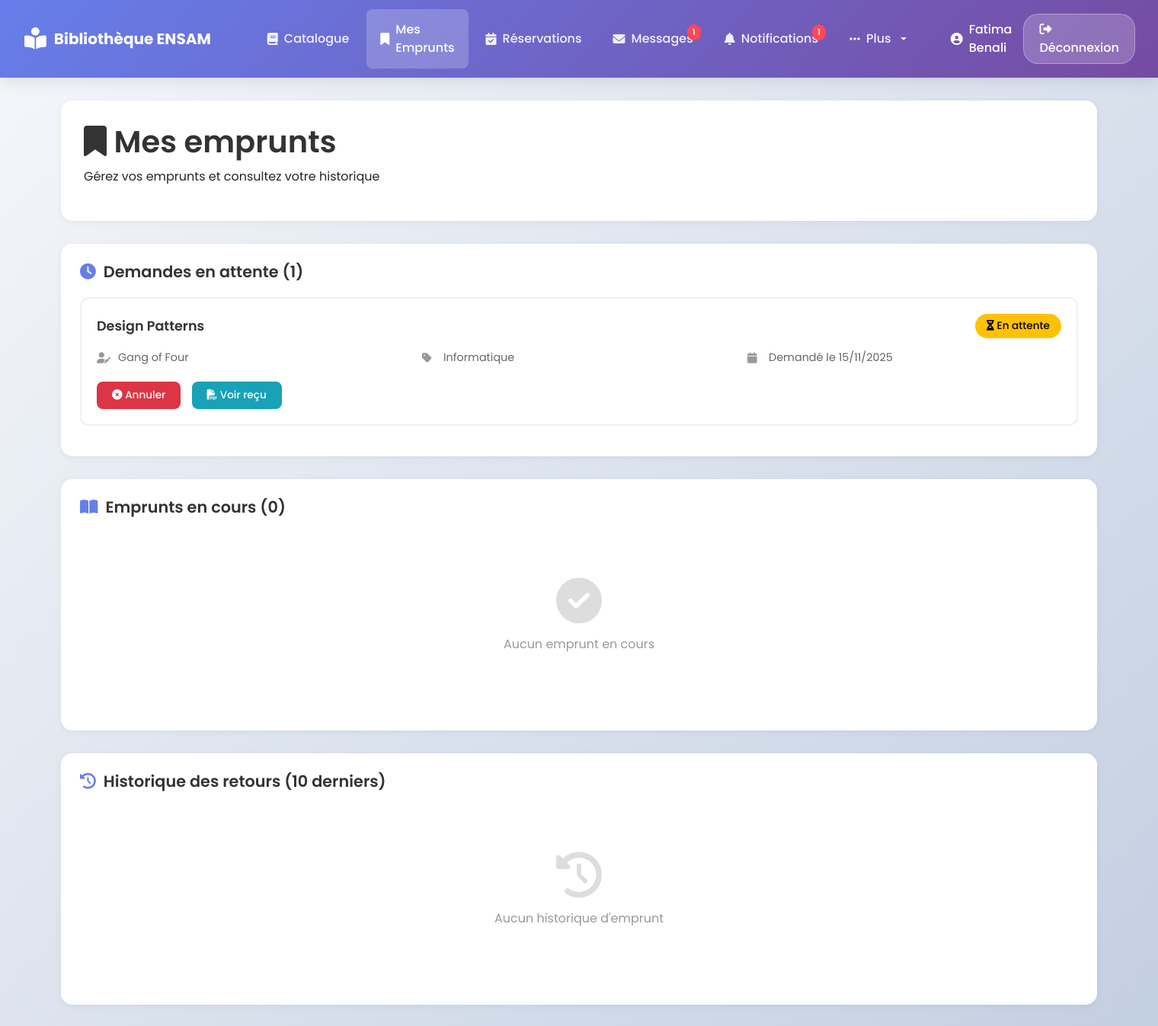
/views/etudiant/mes-emprunts.php (signed in), run on the app's committed database.
### tables this page shows
CREATE TABLE demande_emprunt (
  id_demande INT AUTO_INCREMENT PRIMARY KEY,
  id_etudiant INT NOT NULL,
  id_livre INT NOT NULL,
  date_demande DATETIME DEFAULT CURRENT_TIMESTAMP,
  statut ENUM('en_attente','refusee','validee') DEFAULT 'en_attente',
  FOREIGN KEY (id_etudiant) REFERENCES etudiant(id_etudiant) ON DELETE CASCADE,
  FOREIGN KEY (id_livre) REFERENCES livre(id_livre) ON DELETE CASCADE
);

CREATE TABLE livre (
  id_livre INT AUTO_INCREMENT PRIMARY KEY,
  isbn VARCHAR(20) UNIQUE,
  titre VARCHAR(255) NOT NULL,
  auteur VARCHAR(255),
  annee_publication YEAR,
  description TEXT,
  image_couverture VARCHAR(500),
  nombre_exemplaires INT NOT NULL DEFAULT 1,
  nombre_disponibles INT NOT NULL DEFAULT 1,
  livre_ds_bib INT NOT NULL DEFAULT 0,
  id_categorie INT,
  FOREIGN KEY (id_categorie) REFERENCES categorie(id_categorie) ON DELETE SET NULL
);

CREATE TABLE categorie (
  id_categorie INT AUTO_INCREMENT PRIMARY KEY,
  nom VARCHAR(100) NOT NULL UNIQUE
);

### views/etudiant/mes-emprunts.php (the view, shortened to what this page needs)
<?php
require_once '../../config/config.php';
$id_etudiant = $_SESSION['user_id'];
require_once '../../views/etudiant/nav-etudiant.php';
$stmt = $pdo->prepare("
    SELECT de.*, l.titre, l.auteur, l.image_couverture, c.nom as categorie_nom
    FROM demande_emprunt de
    JOIN livre l ON de.id_livre = l.id_livre
    LEFT JOIN categorie c ON l.id_categorie = c.id_categorie
    WHERE de.id_etudiant = ?
    AND de.statut = 'en_attente'
    ORDER BY de.date_demande DESC
");
$stmt->execute([$id_etudiant]);
$demandes_attente = $stmt->fetchAll();
$stmt = $pdo->prepare("
    SELECT e.*, l.titre, l.auteur, l.image_couverture, c.nom as categorie_nom,
           DATEDIFF(e.date_retour_prevue, CURDATE()) as jours_restants
    FROM emprunt e
    JOIN livre l ON e.id_livre = l.id_livre
    LEFT JOIN categorie c ON l.id_categorie = c.id_categorie
    WHERE e.id_etudiant = ?
    AND e.statut IN ('en_cours', 'en_retard')
    ORDER BY e.date_retour_prevue ASC
");
$stmt->execute([$id_etudiant]);
$emprunts_cours = $stmt->fetchAll();
$stmt = $pdo->prepare("
    SELECT e.*, l.titre, l.auteur, c.nom as categorie_nom
    FROM emprunt e
    JOIN livre l ON e.id_livre = l.id_livre
    LEFT JOIN categorie c ON l.id_categorie = c.id_categorie
    WHERE e.id_etudiant = ?
    AND e.statut = 'retourne'
    ORDER BY e.date_retour_effective DESC
    LIMIT 10
");
$stmt->execute([$id_etudiant]);
$historique = $stmt->fetchAll();
?>
<!DOCTYPE html>
<html lang="fr">
<head>
    <link href="https://cdn.jsdelivr.net/npm/bootstrap@5.3.0/dist/css/bootstrap.min.css" rel="stylesheet">
    <link rel="stylesheet" href="https://cdnjs.cloudflare.com/ajax/libs/font-awesome/6.4.0/css/all.min.css">
    <link rel="stylesheet" href="../../assets/css/etudiant/mes-emprunts.css">
</head>
<body>
    <div class="main-container">
        <div class="page-header">
            <h1><i class="fas fa-bookmark"></i> Mes emprunts</h1>
            <p>Gérez vos emprunts et consultez votre historique</p>
        </div>
        <div class="section-card">
            <h2 class="section-title">
                <i class="fas fa-clock"></i>
                Demandes en attente (<?php echo count($demandes_attente); ?>)
            </h2>
            <?php if (count($demandes_attente) > 0): ?>
                <?php foreach ($demandes_attente as $demande): ?>
                    <div class="emprunt-item">
                        <div class="emprunt-header">
                            <div class="book-title-emprunt">
                                <?php echo htmlspecialchars($demande['titre']); ?>
                            </div>
                            <span class="badge-status badge-attente">
                                <i class="fas fa-hourglass-half"></i> En attente
                            </span>
                        </div>
                        <div class="emprunt-details">
                            <div class="detail-item">
                                <i class="fas fa-user-edit"></i>
                                <?php echo htmlspecialchars($demande['auteur']); ?>
                            </div>
                            <div class="detail-item">
                                <i class="fas fa-tag"></i>
                                <?php echo htmlspecialchars($demande['categorie_nom'] ?? 'Non catégorisé'); ?>
                            </div>
                            <div class="detail-item">
                                <i class="fas fa-calendar"></i>
                                Demandé le <?php echo date('d/m/Y', strtotime($demande['date_demande'])); ?>
                            </div>
                        </div>
                        <form method="POST" action="mes-emprunts.php" style="margin-top: 10px;">
                            <button type="submit" class="btn-annuler" onclick="return confirm('Êtes-vous sûr de vouloir annuler cette demande d\'emprunt ?');">
                                <i class="fas fa-times-circle"></i> Annuler
                            </button>
                            <a href="../admin/export_pdf.php?action=demande&id=<?php echo $demande['id_demande']; ?>" target="_blank" class="btn-annuler" style="background: #17a2b8; display: inline-block; text-decoration: none; color: white; margin-left: 10px;">
                                <i class="fas fa-file-pdf"></i> Voir reçu
                            </a>
                        </form>
                    </div>
                <?php endforeach; ?>
            <?php endif; ?>
        </div>
        <div class="section-card">
            <h2 class="section-title">
                <i class="fas fa-book-open"></i>
                Emprunts en cours (<?php echo count($emprunts_cours); ?>)
            </h2>
            <?php if (count($emprunts_cours) > 0): ?>
                <?php foreach ($emprunts_cours as $emprunt): ?>
                    <div class="emprunt-item">
                        <div class="emprunt-header">
                            <div class="book-title-emprunt">
                                <?php echo htmlspecialchars($emprunt['titre']); ?>
                            </div>
                            <span class="badge-status <?php echo $emprunt['statut'] === 'en_retard' ? 'badge-retard' : 'badge-cours'; ?>">
                                <i class="fas <?php echo $emprunt['statut'] === 'en_retard' ? 'fa-exclamation-triangle' : 'fa-book-reader'; ?>"></i>
                                <?php echo $emprunt['statut'] === 'en_retard' ? 'En retard' : 'En cours'; ?>
                            </span>
                        </div>
                        <div class="emprunt-details">
                            <div class="detail-item">
                                <i class="fas fa-user-edit"></i>
                                <?php echo htmlspecialchars($emprunt['auteur']); ?>
                            </div>
                            <div class="detail-item">
                                <i class="fas fa-calendar-check"></i>
                                Emprunté le <?php echo date('d/m/Y', strtotime($emprunt['date_emprunt'])); ?>
                            </div>
                            <div class="detail-item">
                                <i class="fas fa-calendar-times"></i>
                                Retour prévu le <?php echo date('d/m/Y', strtotime($emprunt['date_retour_prevue'])); ?>
                            </div>
                            <div class="detail-item">
                                <i class="fas fa-clock"></i>
                                <?php
                                if ($emprunt['jours_restants'] > 0) {
                                    echo "{$emprunt['jours_restants']} jour(s) restant(s)";
                                } elseif ($emprunt['jours_restants'] == 0) {
                                    echo "À retourner aujourd'hui";
                                } else {
                                    echo abs($emprunt['jours_restants']) . " jour(s) de retard";
                                }
                                ?>
                            </div>
                        </div>
                        <?php if ($emprunt['statut'] === 'en_retard'): ?>
                            <div class="alert-retard">
                                <i class="fas fa-exclamation-triangle"></i>
                                <strong>Attention :</strong> Ce livre est en retard de <?php echo abs($emprunt['jours_restants']); ?> jour(s).
                                Veuillez le retourner rapidement pour éviter le blocage de votre compte.
                            </div>
                        <?php endif; ?>
                    </div>
                <?php endforeach; ?>
            <?php else: ?>
                <div class="empty-state">
                    <i class="fas fa-check-circle"></i>
                    <p>Aucun emprunt en cours</p>
                </div>
            <?php endif; ?>
        </div>
        <div class="section-card">
            <h2 class="section-title">
                <i class="fas fa-history"></i>
                Historique des retours (10 derniers)
            </h2>
            <?php if (count($historique) > 0): ?>
                <?php foreach ($historique as $emprunt): ?>
                    <div class="emprunt-item">
                        <div class="emprunt-header">
                            <div class="book-title-emprunt">
                                <?php echo htmlspecialchars($emprunt['titre']); ?>
                            </div>
                            <span class="badge-status badge-retourne">
                                <i class="fas fa-check"></i> Retourné
                            </span>
                        </div>
                        <div class="emprunt-details">
                            <div class="detail-item">
                                <i class="fas fa-user-edit"></i>
                                <?php echo htmlspecialchars($emprunt['auteur']); ?>
                            </div>
                            <div class="detail-item">
                                <i class="fas fa-calendar"></i>
                                Retourné le <?php echo date('d/m/Y', strtotime($emprunt['date_retour_effective'])); ?>
                            </div>
                        </div>
                    </div>
                <?php endforeach; ?>
            <?php else: ?>
                <div class="empty-state">
                    <i class="fas fa-history"></i>
                    <p>Aucun historique d'emprunt</p>
                </div>
            <?php endif; ?>
        </div>
    </div>
</body>
</html>

### assets/css/etudiant/mes-emprunts.css (style rules this page uses)
* { font-family: 'Poppins', sans-serif; }
body { background: linear-gradient(135deg, #f5f7fa 0%, #c3cfe2 100%); min-height: 100vh; }
.main-container { max-width: 1400px; margin: 30px auto; padding: 0 20px; }
.page-header { background: white; padding: 30px; border-radius: 15px; box-shadow: 0 2px 10px rgba(0,0,0,0.05); margin-bottom: 30px; }
.page-header h1 { color: #333; font-weight: 600; margin-bottom: 10px; }
.section-card { background: white; border-radius: 15px; padding: 25px; box-shadow: 0 2px 10px rgba(0,0,0,0.05); margin-bottom: 30px; }
.section-title { font-size: 1.3rem; font-weight: 600; color: #333; margin-bottom: 20px; display: flex; align-items: center; }
.section-title i { margin-right: 10px; color: #667eea; }
.emprunt-item { border: 2px solid #f0f0f0; border-radius: 12px; padding: 20px; margin-bottom: 15px; transition: all 0.3s ease; }
.emprunt-header { display: flex; justify-content: space-between; align-items: center; margin-bottom: 15px; }
.book-title-emprunt { font-size: 1.1rem; font-weight: 600; color: #333; }
.badge-status { padding: 6px 15px; border-radius: 20px; font-size: 0.85rem; font-weight: 500; }
.badge-attente { background: #ffc107; color: #000; }
.emprunt-details { display: grid; grid-template-columns: repeat(auto-fit, minmax(200px, 1fr)); gap: 15px; margin-top: 15px; }
.detail-item { display: flex; align-items: center; color: #666; font-size: 0.9rem; }
.detail-item i { margin-right: 8px; color: #999; width: 20px; }
.empty-state { text-align: center; padding: 60px 20px; color: #999; }
.empty-state i { font-size: 60px; margin-bottom: 15px; color: #ddd; }
.btn-annuler { background: #dc3545; color: white; border: none; padding: 8px 20px; border-radius: 8px; font-size: 0.85rem; font-weight: 500; cursor: pointer; transition: all 0.3s ease; margin-top: 10px; }

### data on the page
demande_emprunt: id_livre.titre "Design Patterns", id_livre.auteur "Gang of Four", categorie.nom "Informatique", date_demande "15/11/2025"

### other printed values
$nb_messages_non_lus "1"
$nb_notifications_non_lues "1"
$_SESSION['user_prenom'] . ' ' . $_SESSION['user_nom'] "Fatima Benali"
count($demandes_attente) "1"
count($emprunts_cours) "0"
